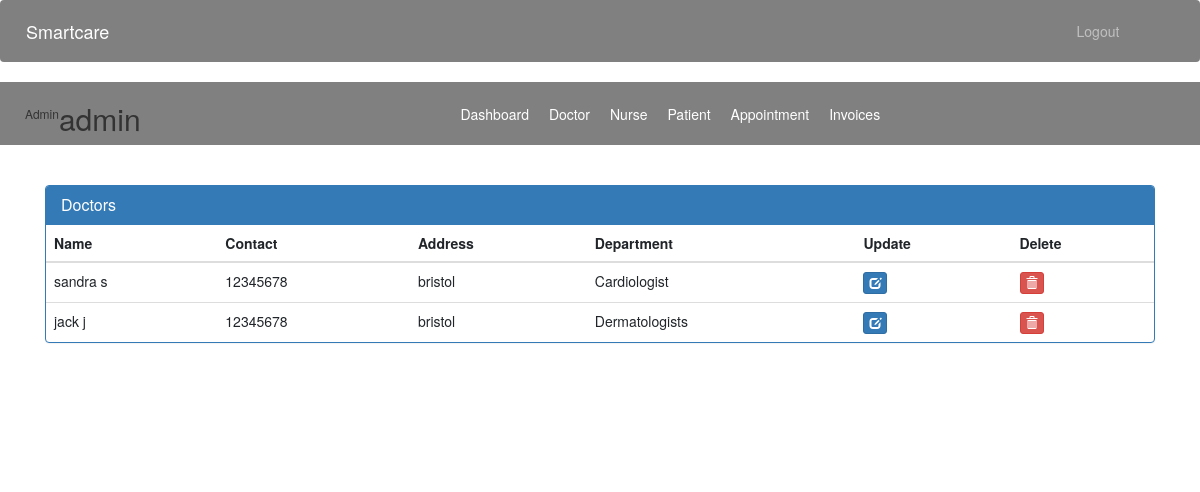
The app's page /admin-view-doctor (signed in) with its own data.
### accounts/models.py (models this page shows, shortened)
class Doctor(models.Model):
    user=models.OneToOneField(User,on_delete=models.CASCADE)
    address = models.CharField(max_length=40)
    mobile = models.CharField(max_length=20,null=True)
    department= models.CharField(max_length=50,choices=departments,default='Cardiologist')
    status=models.BooleanField(default=False)
    @property
    def get_name(self):
        return self.user.first_name+" "+self.user.last_name

### accounts/views.py (the view)
# urls.py: path('admin-view-doctor', views.admin_view_doctor_view,name='admin-view-doctor'),
@login_required(login_url='adminlogin')
@user_passes_test(is_admin)
def admin_view_doctor_view(request):
    doctors=models.Doctor.objects.all().filter(status=True)
    return render(request,'smartcare/admin_view_doctor.html',{'doctors':doctors})

### accounts/views.py (called while the page is built)
def is_admin(user):
    return user.groups.filter(name='ADMIN').exists()

### templates/smartcare/admin_view_doctor.html (shortened to what this page needs)
{% extends 'smartcare/admin_base.html' %}
{% block content %}
{%load static%}
<head>
  <link href="//netdna.bootstrapcdn.com/bootstrap/3.0.0/css/bootstrap.min.css" rel="stylesheet" id="bootstrap-css">
</head>
<div class="container">
  <div class="panel panel-primary">
    <div class="panel-heading">
      <h6 class="panel-title">Doctors</h6>
    </div>
    <table class="table table-hover" id="dev-table">
      <thead>
        <tr>
          <th>Name</th>
          <th>Contact</th>
          <th>Address</th>
          <th>Department</th>
          <th>Update</th>
          <th>Delete</th>
        </tr>
      </thead>
      {% for d in doctors %}
      <tr>
        <td> {{d.get_name}}</td>
        <td>{{d.mobile}}</td>
        <td>{{d.address}}</td>
        <td>{{d.department}}</td>
        <td><a class="btn btn-primary btn-xs" href="{% url 'update-doctor' d.id  %}"><span class="glyphicon glyphicon-edit"></span></a></td>
        <td><a class="btn btn-danger btn-xs" href="{% url 'delete-doctor-from-hospital' d.id  %}"><span class="glyphicon glyphicon-trash"></span></a></td>
      </tr>
      {% endfor %}
    </table>
  </div>
</div>
{% endblock content %}

### templates/smartcare/admin_base.html (shortened to what this page needs)
<!DOCTYPE html>
{% load static %}
<html lang="en">
  <head>
    <link
      rel="stylesheet"
      href="https://stackpath.bootstrapcdn.com/bootstrap/4.3.1/css/bootstrap.min.css"
    />
    <link
      rel="stylesheet"
      href="https://maxcdn.bootstrapcdn.com/font-awesome/4.7.0/css/font-awesome.min.css"
    />
    <link rel="stylesheet" href="{% static '/styles.css' %}" />
  </head>
  <body>
    <main>
      <div class="bs-example">
        <nav
          class="navbar navbar-expand-md navbar-dark fixed-top"
          style="background: Grey"
        >
          <a href="/admin-dashboard" class="navbar-brand">Smartcare</a>
          <div
            class="collapse navbar-collapse justify-content-between"
            id="navbarCollapse"
          >
            <div class="navbar-nav" style="margin-left: 90%">
              <a href="/logout" class="nav-item nav-link">Logout</a>
            </div>
          </div>
        </nav>
      </div>
      <nav class="menu" tabindex="0">
        <header class="avatar">
          <br /><br />
          <h6>Admin</h6>
          <h2>{{request.user.first_name}}</h2>
        </header>
        <ul>
          <li tabindex="0" class="icon-dashboard">
            <a
              style="color: white; text-decoration: none"
              href="/admin-dashboard"
              ><span>Dashboard</span></a
            >
          </li>
          <li tabindex="0" class="icon-customers">
            <a style="color: white; text-decoration: none" href="/admin-doctor"
              ><span>Doctor</span></a
            >
          </li>
          <li tabindex="0" class="icon-customers">
            <a style="color: white; text-decoration: none" href="/admin-nurse"
              ><span>Nurse</span></a
            >
          </li>
          <li tabindex="0" class="icon-users">
            <a style="color: white; text-decoration: none" href="/admin-patient"
              ><span>Patient</span></a
            >
          </li>
          <li tabindex="0" class="icon-calendar">
            <a
              style="color: white; text-decoration: none"
              href="/admin-appointment"
              ><span>Appointment</span></a
            >
          </li>
          <li tabindex="0" class="icon-users">
            <a style="color: white; text-decoration: none" href="/admin-invoice"
              ><span>Invoices</span></a
            >
          </li>
        </ul>
      </nav>
      <br /><br />
      {% block content %} {% endblock content %}
      <br /><br /><br /><br />
      <footer>
        <br />
        <div class="container">
          <div class="row">
            <div class="col-md-12 col-sm-12">
            </div>
          </div>
        </div>
      </footer>
    </main>
  </body>
</html>

### templates/smartcare/admin_base.html (style rules this page uses)
.navbar { position: relative; }
.menu { top: 100%; left: 0; background: grey; outline: none; display: flex; flex-direction: row; }
.menu ul { list-style: none; padding: 0; margin: auto; display: flex; align-items: center; }
.menu ul li { padding: 10px; }
.menu ul li a { color: white; text-decoration: none; }
.avatar { margin: 0px 0px 0px 25px; display: flex; align-items: center; }

### records on screen
Doctor: get_name "sandra s", mobile "12345678", address "bristol", department "Cardiologist"
Doctor: get_name "jack j", mobile "12345678", address "bristol", department "Dermatologists"

### other values on screen
{{ request.user.first_name }} "admin"
